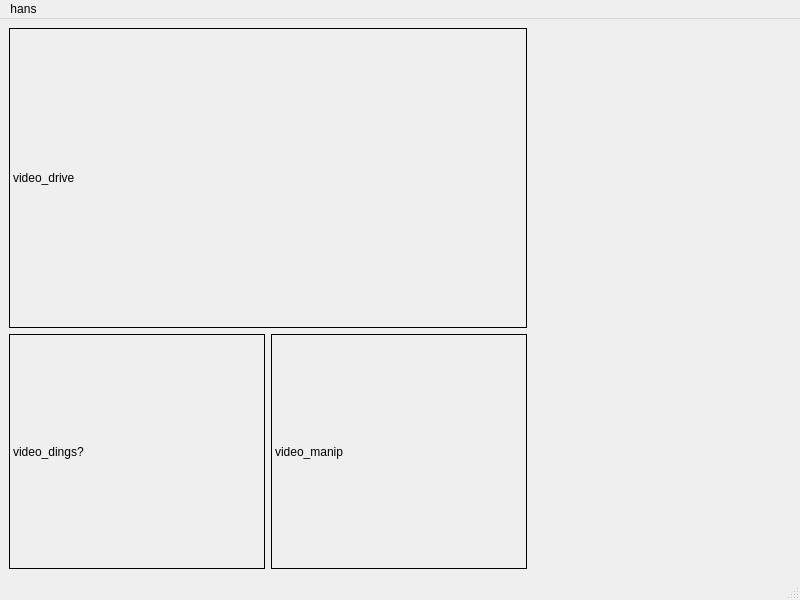
<?xml version="1.0" encoding="UTF-8"?>
<ui version="4.0">
 <class>MainWindow</class>
 <widget class="QMainWindow" name="MainWindow">
  <property name="geometry">
   <rect>
    <x>0</x>
    <y>0</y>
    <width>800</width>
    <height>600</height>
   </rect>
  </property>
  <property name="windowTitle">
   <string>FrancorGui</string>
  </property>
  <widget class="QWidget" name="centralwidget">
   <layout class="QHBoxLayout" name="horizontalLayout">
    <item>
     <layout class="QVBoxLayout" name="verticalLayout_2">
      <item>
       <widget class="QLabel" name="label_video_drive">
        <property name="minimumSize">
         <size>
          <width>0</width>
          <height>300</height>
         </size>
        </property>
        <property name="frameShape">
         <enum>QFrame::Box</enum>
        </property>
        <property name="text">
         <string>video_drive</string>
        </property>
       </widget>
      </item>
      <item>
       <layout class="QHBoxLayout" name="horizontalLayout_2">
        <item>
         <widget class="QLabel" name="label_video_backup">
          <property name="frameShape">
           <enum>QFrame::Box</enum>
          </property>
          <property name="text">
           <string>video_dings?</string>
          </property>
         </widget>
        </item>
        <item>
         <widget class="QLabel" name="label_video_manip">
          <property name="frameShape">
           <enum>QFrame::Box</enum>
          </property>
          <property name="text">
           <string>video_manip</string>
          </property>
         </widget>
        </item>
       </layout>
      </item>
     </layout>
    </item>
    <item>
     <widget class="QWidget" name="widget_francor" native="true">
      <property name="maximumSize">
       <size>
        <width>258</width>
        <height>16777215</height>
       </size>
      </property>
     </widget>
    </item>
   </layout>
  </widget>
  <widget class="QMenuBar" name="menubar">
   <property name="geometry">
    <rect>
     <x>0</x>
     <y>0</y>
     <width>800</width>
     <height>22</height>
    </rect>
   </property>
   <widget class="QMenu" name="manu">
    <property name="title">
     <string>hans</string>
    </property>
   </widget>
   <addaction name="manu"/>
  </widget>
  <widget class="QStatusBar" name="statusbar"/>
 </widget>
 <resources/>
 <connections/>
</ui>
